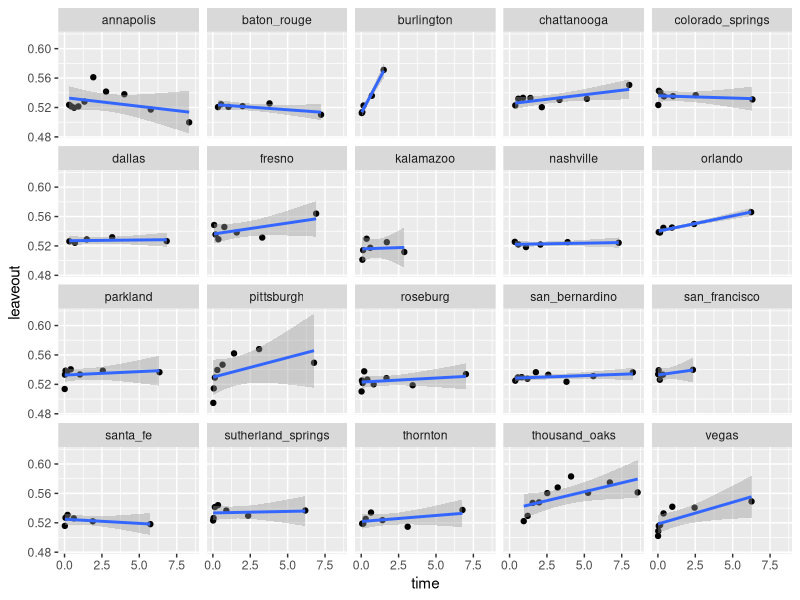
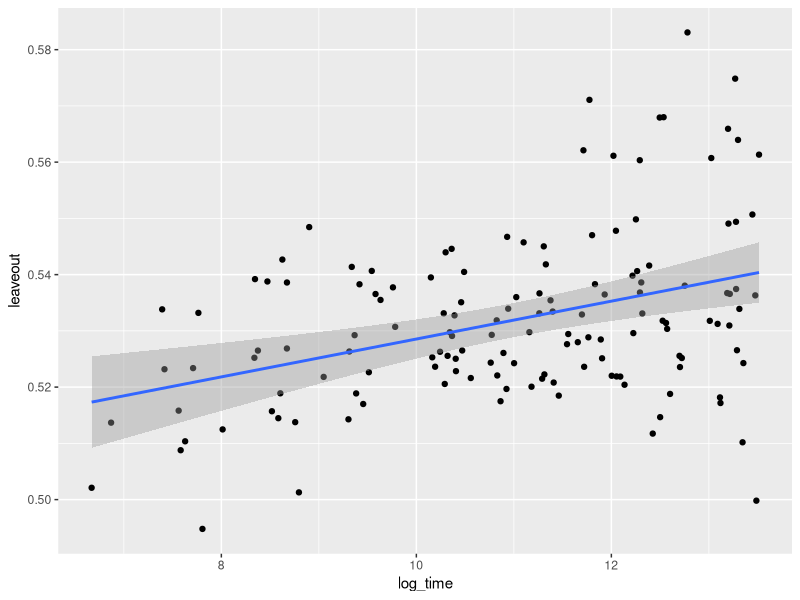

Source code (R) for these figures, in order:
library(ggplot2)
library(ggrepel)
library(RColorBrewer)
library("knitr")      # for knitting RMarkdown 
library("tidyverse")  # for wrangling, plotting, etc. 
library("lme4")

setwd('/Users/ddemszky/Google_Drive/Research/Framing/NAACL/framing-twitter/data/output')
data <- read.csv("polarization_over_time_log.csv",header=TRUE)

day = 60 * 60 * 24
data <- data %>% 
  filter(event != 'fort_lauderdale',
         leaveout != 0.5,
         leaveout > .49,
         squared_diff < 0.01) %>% 
  mutate(log_time = log(time * day))

model.c <- lmer(leaveout ~ 1 + (1|event), data = data)
model.a <- lmer(leaveout ~ 1 + time + (1|event), data = data)
anova(model.a, model.c)

model.a %>% summary() %>% print()

model.c <- lmer(leaveout ~ 1 + (1|event) + (0 + time|event), data = data)
model.a <- lmer(leaveout ~ 1 + time + (1|event) + (0 + time|event), data = data)
anova(model.a, model.c)
model.a %>% summary() %>% print()
model.a %>% coef()

model.c <- lmer(leaveout ~ 1 + (1 + time|event), data = data)
model.a <- lmer(leaveout ~ 1 + time + (1 + time|event), data = data)
anova(model.a, model.c)
model.a %>% summary() %>% print()
model.a %>% coef()
data %>% 
  filter(event == 'roseburg') %>% 
  lm(leaveout ~ time, data=.) %>% 
  summary()
  




ggplot(data, aes(x=time, y=leaveout)) + 
  geom_point() + 
  geom_smooth(method ="lm",
              se=TRUE) +
  facet_wrap(~event)

ggplot(data, aes(x=log_time, y=leaveout)) + 
  geom_point() + 
  geom_smooth(method ="lm",
              se=TRUE,
              level =.99)

# degree 2 polynomial
#ggplot(data, aes(x=time, y=leaveout)) + 
#  geom_point() +  
#  geom_smooth(method ="lm",
#              formula = y ~ x + I(x^2),
#              se=TRUE) +
#  facet_wrap(~event)

